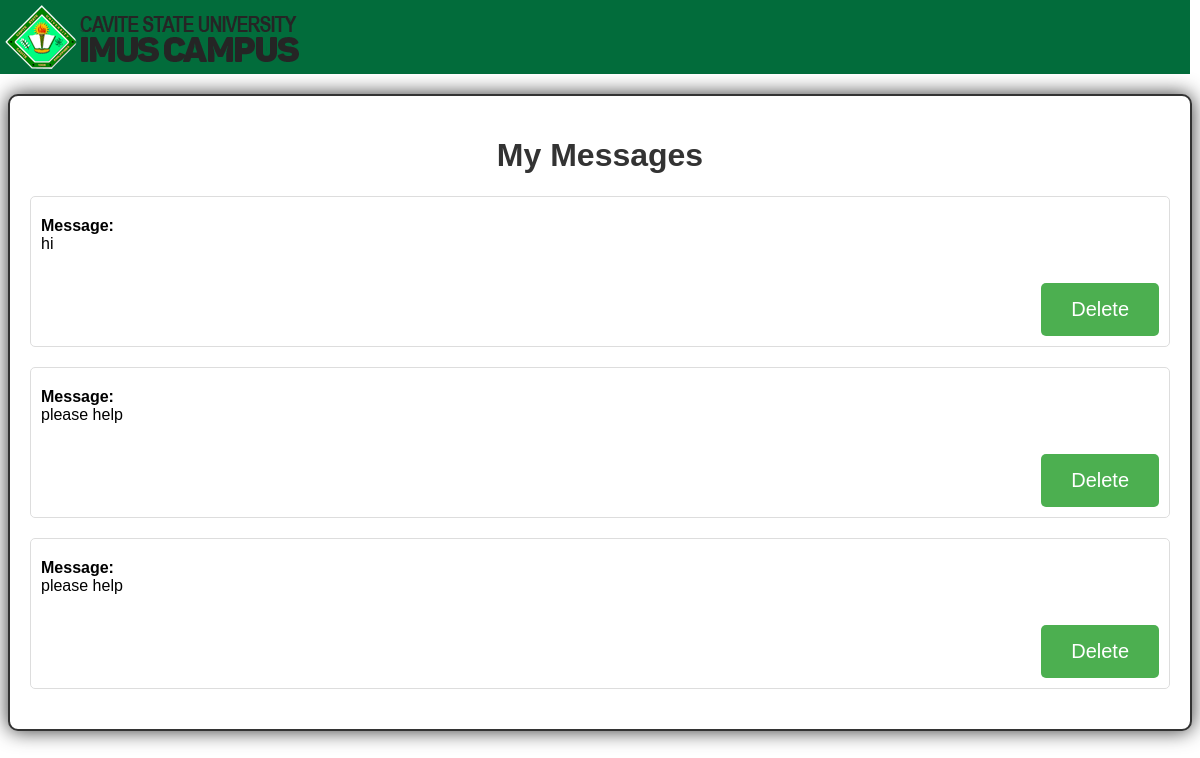
The page /student/view_admin.php?student_code=202010375 on the database its author committed.
### tables this page shows
CREATE TABLE `student_admin` (
  `id` int(11) NOT NULL,
  `student_code` varchar(50) NOT NULL,
  `message_text` text NOT NULL,
  `created_at` timestamp NOT NULL DEFAULT current_timestamp()
);

### student/view_admin.php (the view, shortened to what this page needs)
<!DOCTYPE html>
<html>
<head>
</head>
<body>
    <div class="content">
        <div class="logo">
           <img src="logo.png" width="296" height="64" alt="Logo">
        </div>
    </div>
    <div class="container">
        <h1>My Messages</h1>
        <?php
        $student_code = $_GET['student_code'] ?? '';
        $servername = "localhost";
        $username = "root";
        $password = "";
        $dbname = "osrs_db";
        $conn = new mysqli($servername, $username, $password, $dbname);
        $sql = "SELECT id, message_text FROM student_admin WHERE student_code = '$student_code'";
        $result = $conn->query($sql);
        if ($result->num_rows > 0) {
            while ($row = $result->fetch_assoc()) {
                $message_text = $row['message_text'];
                echo "<div class='message'>";
                echo "<p><strong>Message:</strong><br>$message_text</p>";
                echo "<form method='post'>";
                echo "<input type='submit' name='delete_message' value='Delete'class='delete-btn'>";
                echo "</form>";
                echo "</div>";
            }
        } else {
            echo "<p>No messages found.</p>";
        }
        ?>
    </div>
</body>
</html>

### student/view_admin.php (style rules this page uses)
body { font-family: Arial, sans-serif; margin: 0; padding: 0; background-color: white; }
.container { width: 95%; margin: 20px auto; background-color: #ffffff; padding: 20px; border-radius: 10px; box-shadow: 0 0 20px rgba(0, 0, 0, 0.8); border: 2px solid #333; max-height: 800px; overflow-y: auto; }
.delete-btn { margin-left: auto; }
.container h1 { color: #333; text-align: center; }
.container p { margin: 10px 0; font-size: 16px; }
.container form { margin-top: 20px; display: flex; flex-direction: column; align-items: center; }
.container input[type="submit"], .container .midterm-btn, .container .logout-btn { background-color: #4caf50; color: #ffffff; border: none; padding: 15px 30px; font-size: 20px; cursor: pointer; border-radius: 5px; margin-top: 10px; }
.content { padding: 5px; background-color: #026c3b; display: flex; align-items: center; transition: transform 0.3s; margin-right: 10px; }
.logo img { display: block; margin: 0 auto; }
.message { margin-bottom: 20px; border: 1px solid #ddd; padding: 10px; border-radius: 5px; }

### rows shown on the page
student_admin: message_text "hi"
student_admin: message_text "please help"
student_admin: message_text "please help"
